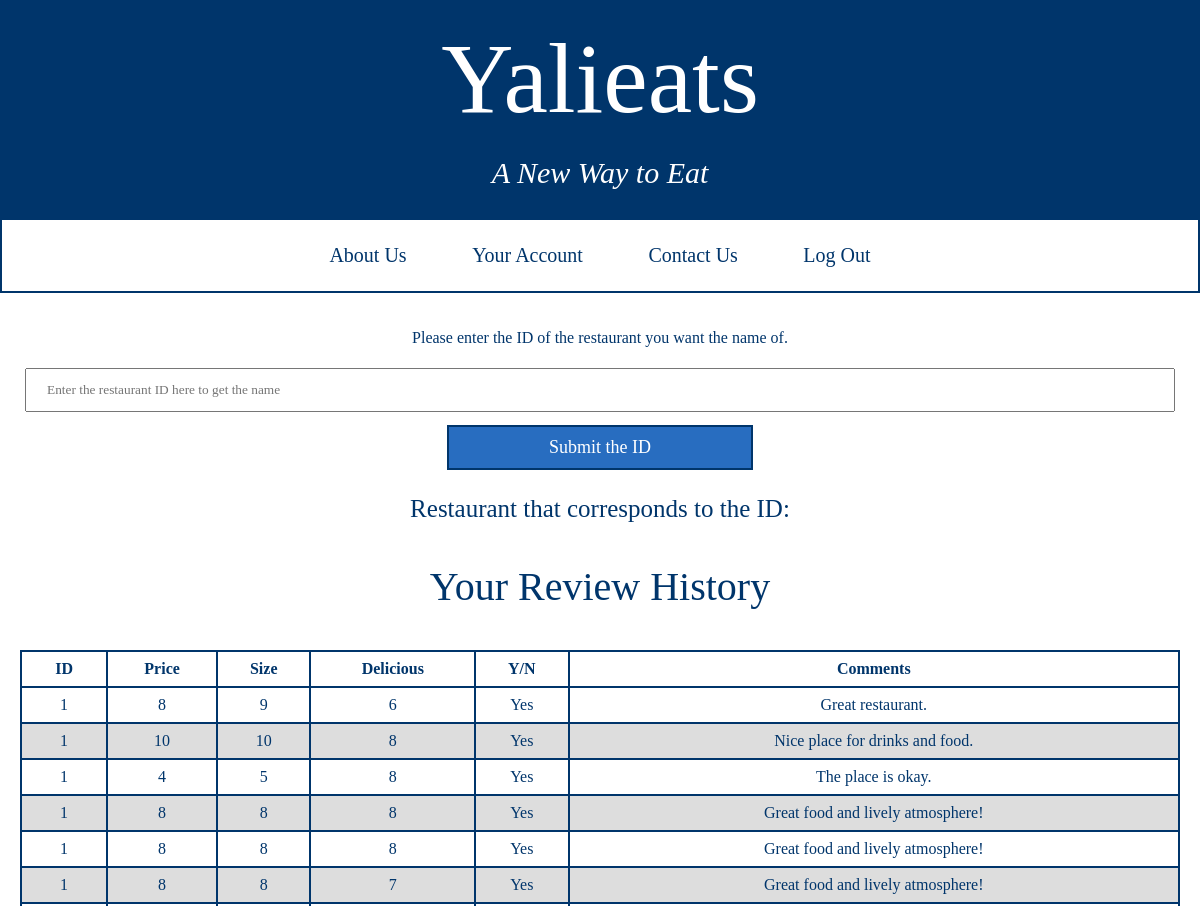
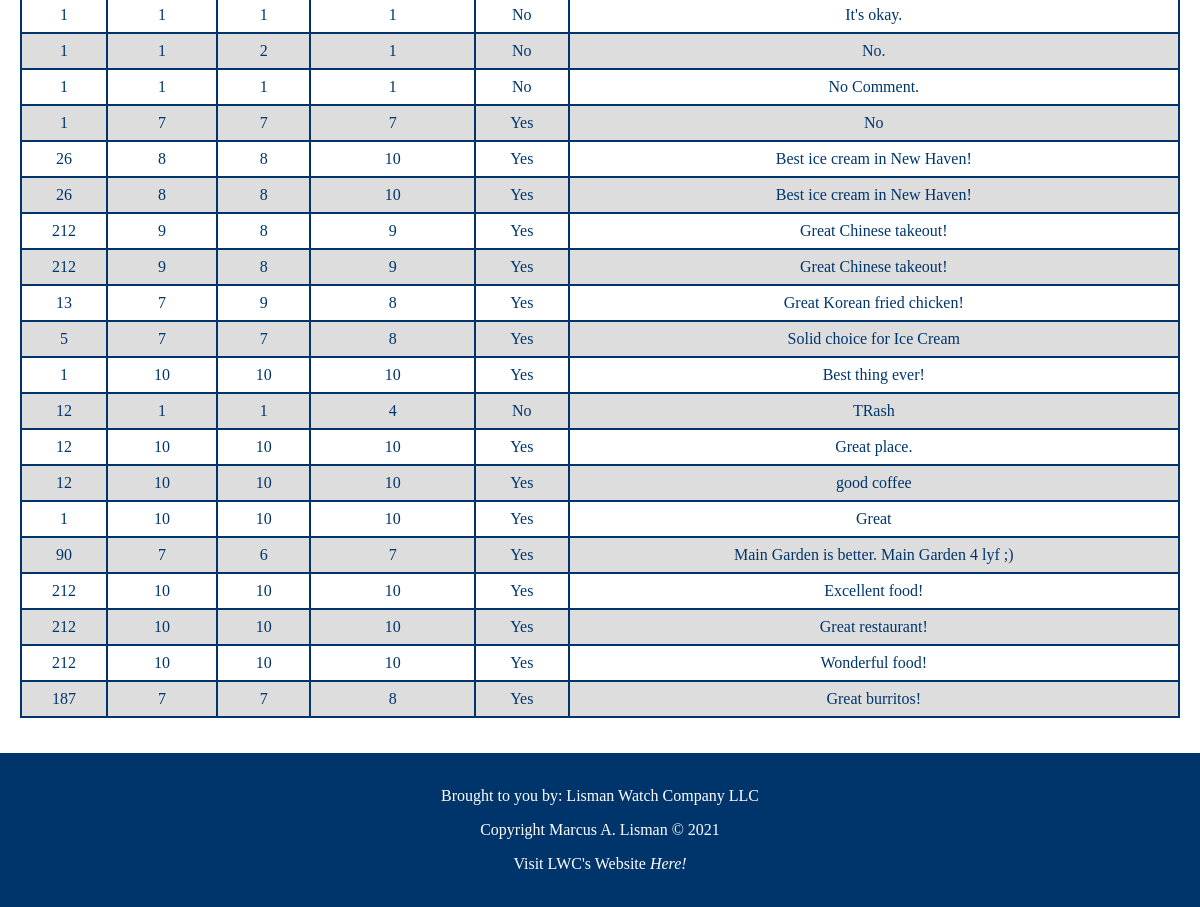
Page /your_account (signed in) on the committed database (2 pictures, top to bottom).
### tables this page shows
CREATE TABLE 'reviews' (
review_id INTEGER NOT NULL PRIMARY KEY AUTOINCREMENT,
restaurant_id INTEGER NOT NULL,
memberID INTEGER NOT NULL,
price_rating INTEGER (255) NOT NULL,
portion_size_rating INTEGER (255) NOT NULL,
recommendation TEXT (255) NOT NULL, 'overall_restaurant_rating'  INTEGER NOT NULL  , 'deliciousness_rating'  INTEGER NOT NULL  , 'review_text'  TEXT NOT NULL  , 
FOREIGN KEY(restaurant_id) REFERENCES restaurants(id),
FOREIGN KEY(memberID) REFERENCES members(member_id));

### app.py (the view)
@app.route("/your_account", methods=["GET", "POST"])
@login_required
def your_account():
    if request.method == "POST":
        name = db.execute("SELECT restaurant_name FROM restaurants WHERE id = :id", id=request.form.get("id"))
        restaurant_name = name[0]["restaurant_name"]
        reviews = db.execute("SELECT * FROM reviews WHERE memberID = :member_id", member_id=session["member_id"])
        return render_template("your_account.html", restaurant_name=restaurant_name, reviews=reviews)
    else:
        try:
            reviews = db.execute("SELECT * FROM reviews WHERE memberID = :member_id", member_id=session["member_id"])
            return render_template("your_account.html", reviews=reviews)
        except IndexError:
            return render_template("your_empty_account.html")

### app.py (called while the page is built)
@app.after_request
def after_request(response):
    response.headers["Cache-Control"] = "no-cache, no-store, must-revalidate"
    response.headers["Expires"] = 0
    response.headers["Pragma"] = "no-cache"
    return response

### helpers.py (called while the page is built)
def login_required(f):
    @wraps(f)
    def decorated_function(*args, **kwargs):
        if session.get("member_id") is None:
            return redirect("/login")
        return f(*args, **kwargs)
    return decorated_function

### templates/your_account.html (shortened to what this page needs)
<!DOCTYPE html>
<html lang="en">
    <head>
        <link href="/static/styles.css" rel="stylesheet">
    </head>
    <body>
        <div class="header">
            <h1 class="title" style="font-size:100px"><a href="/main">Yalieats</a></h1>
            <i><h1 class="title"></h1>A New Way to Eat</i>
            <ul class="ul">
                <li class="li"><a href="/about_us"><h3>About Us</h3></a></li>
                <li class="li"><a href="/your_account"><h3>Your Account</h3></a></li>
                <li class="li"><a href="/contact_us"><h3>Contact Us</h3></a></li>
                <li class="li"><a href="/logout"><h3>Log Out</h3></a></li>
            </ul>
        </div>
        <div class="results_main">
            <div class="history_text">
             <p>Please enter the ID of the restaurant you want the name of.</p>
                <form action="/your_account" method="post">
                    <div class="form_format">
                        <input autocomplete="off" autofocus class="form-control mx-auto w-auto" id="id" name="id" placeholder="Enter the restaurant ID here to get the name" type="number" min="1" max="212">
                    </div>
                    <button class="register_login_button" type="submit">Submit the ID</button>
                </form>
                <p style="font-size:25px">Restaurant that corresponds to the ID: {{ restaurant_name }}</p>
                <p style="font-size:40px">Your Review History</p>
                    <table>
                        <thead>
                            <tr>
                                <th>ID</th>
                                <th>Price</th>
                                <th>Size</th>
                                <th>Delicious</th>
                                <th>Y/N</th>
                                <th>Comments</th>
                            </tr>
                        </thead>
                        <tbody>
                        {% for review in reviews %}
                        <tr>
                            <td> {{ review.restaurant_id }}</td>
                            <td>{{ review.price_rating }}</td>
                            <td>{{ review.portion_size_rating }}</td>
                            <td>{{ review.deliciousness_rating }}</td>
                            <td>{{ review.recommendation }}</td>
                            <td>{{ review.review_text }}</td>
                         </tr>
                        {% endfor %}
                        </tbody>
                 </table>
            </div>
        </div>
        <footer class="footer">
            <p>
                Brought to you by: Lisman Watch Company LLC
            </p>
            <p>
                Copyright Marcus A. Lisman &copy; 2021
            </p>
            <p>
                <a target="_blank" href="https://www.lismanwatchcompany.com">Visit LWC's Website <i>Here!</i></a>
            </p>
        </footer>
    </body>
</html>

### static/styles.css (style rules this page uses)
.title { text-align: center; color: white; font-family: YaleFont; text-decoration: none; font-weight: 300; }
.header { padding: 1px; text-align: center; background: #00356b; color: white; font-family: YaleFont; font-size: 30px; }
.footer { width: 100%; background-color: #00356b; color: white; text-align: center; font-family: YaleFont; }
.register_login_button { -webkit-border-radius: 0; -moz-border-radius: 0; border-radius: 0px; color: #ffffff; font-size: 18px; font-family: YaleFont; background: #286dc0; padding: 10px 100px 10px 100px; border: solid #00356b 2px; text-decoration: none; }
a:link { color: white; background-color: transparent; text-decoration: none; }
.form_format { padding: 5px; font-family: YaleFont; font-size: 25px; width: 100%; margin: 8px 0; box-sizing: border-box; }
input[type=number] { width: 100%; padding: 12px 20px; box-sizing: border-box; font-family: YaleFont; }
h1 { margin-top: 0.2em; margin-bottom: 0.2em; margin-left: 0; margin-right: 0; }
body { margin: 0px; }
.ul { list-style-type: none; margin: 1px; padding: 0px; overflow: hidden; background-color: #ffffff; text-align: center; float: none; }
.li { text-align: center; display: inline-block; }
.li a { display: inline-block; color: white; text-align: center; padding: 18px 28px; text-decoration: none; }
h3 { color: #00356b; font-family: YaleFont; text-decoration: none; font-weight: 300; padding: 1px; text-align: center; font-size: 20px; margin-top: 0.25em; margin-bottom: 0.25em; top: 50%; left: 50%; }
table { font: YaleFont; border-collapse: collapse; width: 100%; }
td, th { border: 2px solid #00356b; text-align: center; padding: 8px; }
tr:nth-child(even) { background-color: #dddddd; }
.results_main { background-color: #ffffff; height: auto; background-position: center; background-repeat: no-repeat; background-size: cover; position: relative; }
.history_text { text-align: center; color: #00356b; font-family: YaleFont; padding-top: 20px; padding-right: 20px; padding-bottom: 35px; padding-left: 20px; }
body { overflow-x: hidden }

### rows in the picture
reviews: restaurant_id "1", price_rating "8", portion_size_rating "9", deliciousness_rating "6", recommendation "Yes", review_text "Great restaurant."
reviews: restaurant_id "1", price_rating "10", portion_size_rating "10", deliciousness_rating "8", recommendation "Yes", review_text "Nice place for drinks and food."
reviews: restaurant_id "1", price_rating "4", portion_size_rating "5", deliciousness_rating "8", recommendation "Yes", review_text "The place is okay."
reviews: restaurant_id "1", price_rating "8", portion_size_rating "8", deliciousness_rating "8", recommendation "Yes", review_text "Great food and lively atmosphere!"
reviews: restaurant_id "1", price_rating "8", portion_size_rating "8", deliciousness_rating "8", recommendation "Yes", review_text "Great food and lively atmosphere!"
reviews: restaurant_id "1", price_rating "8", portion_size_rating "8", deliciousness_rating "7", recommendation "Yes", review_text "Great food and lively atmosphere!"
reviews: restaurant_id "1", price_rating "1", portion_size_rating "1", deliciousness_rating "1", recommendation "No", review_text "It's okay."
reviews: restaurant_id "1", price_rating "1", portion_size_rating "2", deliciousness_rating "1", recommendation "No", review_text "No."
reviews: restaurant_id "1", price_rating "1", portion_size_rating "1", deliciousness_rating "1", recommendation "No", review_text "No Comment."
reviews: restaurant_id "1", price_rating "7", portion_size_rating "7", deliciousness_rating "7", recommendation "Yes", review_text "No"
reviews: restaurant_id "26", price_rating "8", portion_size_rating "8", deliciousness_rating "10", recommendation "Yes", review_text "Best ice cream in New Haven!"
reviews: restaurant_id "26", price_rating "8", portion_size_rating "8", deliciousness_rating "10", recommendation "Yes", review_text "Best ice cream in New Haven!"
reviews: restaurant_id "212", price_rating "9", portion_size_rating "8", deliciousness_rating "9", recommendation "Yes", review_text "Great Chinese takeout!"
reviews: restaurant_id "212", price_rating "9", portion_size_rating "8", deliciousness_rating "9", recommendation "Yes", review_text "Great Chinese takeout!"
reviews: restaurant_id "13", price_rating "7", portion_size_rating "9", deliciousness_rating "8", recommendation "Yes", review_text "Great Korean fried chicken!"
reviews: restaurant_id "5", price_rating "7", portion_size_rating "7", deliciousness_rating "8", recommendation "Yes", review_text "Solid choice for Ice Cream"
reviews: restaurant_id "1", price_rating "10", portion_size_rating "10", deliciousness_rating "10", recommendation "Yes", review_text "Best thing ever!"
reviews: restaurant_id "12", price_rating "1", portion_size_rating "1", deliciousness_rating "4", recommendation "No", review_text "TRash"
reviews: restaurant_id "12", price_rating "10", portion_size_rating "10", deliciousness_rating "10", recommendation "Yes", review_text "Great place."
reviews: restaurant_id "12", price_rating "10", portion_size_rating "10", deliciousness_rating "10", recommendation "Yes", review_text "good coffee"
reviews: restaurant_id "1", price_rating "10", portion_size_rating "10", deliciousness_rating "10", recommendation "Yes", review_text "Great"
reviews: restaurant_id "90", price_rating "7", portion_size_rating "6", deliciousness_rating "7", recommendation "Yes", review_text "Main Garden is better. Main Garden 4 lyf ;)"
reviews: restaurant_id "212", price_rating "10", portion_size_rating "10", deliciousness_rating "10", recommendation "Yes", review_text "Excellent food!"
reviews: restaurant_id "212", price_rating "10", portion_size_rating "10", deliciousness_rating "10", recommendation "Yes", review_text "Great restaurant!"
reviews: restaurant_id "212", price_rating "10", portion_size_rating "10", deliciousness_rating "10", recommendation "Yes", review_text "Wonderful food!"
reviews: restaurant_id "187", price_rating "7", portion_size_rating "7", deliciousness_rating "8", recommendation "Yes", review_text "Great burritos!"
